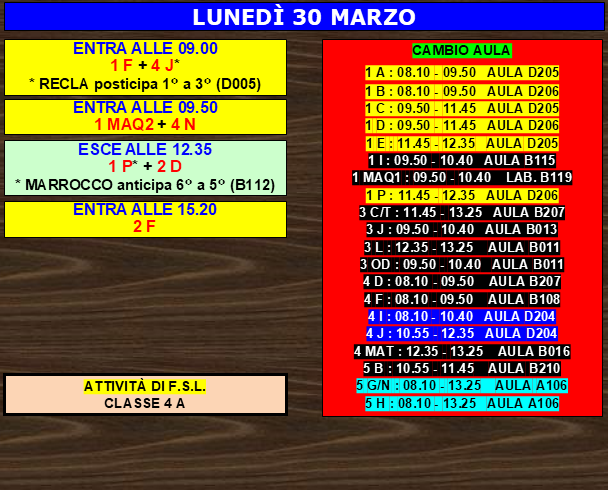
#> input picture helper/OCR/img-test.png, 608 x 490 px
$ python diagnosi_colori.py
#> lines starting #> are read from the running program, lines starting #| are printed output that depends on the picture; after the words box and inside, x2 and y2 are one past the last pixel; in counts of white or black regions, pixels touching at a corner belong together
"""
diagnosi_colori.py
------------------
Analizza i colori reali dell'immagine e mostra i valori HSV
per calibrare i range in orario_scolastico_ocr.py
"""

import cv2
import numpy as np
import sys

pytesseract_path = r"C:\Users\matti\AppData\Local\Programs\Tesseract-OCR\tesseract.exe"

def sample_hsv(img_path: str):
#> called with img_path = 'img-test.png'
    img = cv2.imread(img_path)
#> img is the input picture: shape (490, 608, 3); mean B, G, R 56.5, 87.7, 127
    if img is None:
        print(f"ERRORE: impossibile aprire {img_path}")
        return

    hsv = cv2.cvtColor(img, cv2.COLOR_BGR2HSV)
#> hsv: shape (490, 608, 3); mean H, S, V 24.7, 160.8, 152
    h, w = img.shape[:2]
#> h = 490; w = 608
    print(f"\nImmagine: {img_path}  →  {w}x{h} pixel")
#| Immagine: img-test.png  →  608x490 pixel
    print("=" * 60)

    # Campiona una griglia 10x10 di punti e mostra i valori HSV unici
    print("\n[1] CAMPIONAMENTO A GRIGLIA (H, S, V) per area:")
    regions = {
        "TITOLO (riga top)":    (0,    0,    w,    h//8),
        "SINISTRA (blocchi)":   (0,    h//8, w//2, h),
        "DESTRA (cambi aula)":  (w//2, h//8, w,    h),
        "BASSO-SX (FSL)":       (0,    h*3//4, w//2, h),
    }

    for name, (x1, y1, x2, y2) in regions.items():
        region_bgr = img[y1:y2, x1:x2]
        region_hsv = hsv[y1:y2, x1:x2]
        # Calcola il colore medio della regione (escludendo pixel molto scuri = bordi/legno)
        mask = region_hsv[:,:,2] > 30  # esclude pixel quasi neri
        if mask.sum() == 0:
            continue
        h_vals = region_hsv[:,:,0][mask]
        s_vals = region_hsv[:,:,1][mask]
        v_vals = region_hsv[:,:,2][mask]
        print(f"\n  {name}:")
        print(f"    H: min={h_vals.min():3d}  max={h_vals.max():3d}  mean={h_vals.mean():.0f}")
        print(f"    S: min={s_vals.min():3d}  max={s_vals.max():3d}  mean={s_vals.mean():.0f}")
        print(f"    V: min={v_vals.min():3d}  max={v_vals.max():3d}  mean={v_vals.mean():.0f}")
#> this loop made 4 passes
#|     H: min=  0  max=120  mean=63
#|     S: min=  0  max=255  mean=216
#|     V: min= 34  max=255  mean=213
#|     H: min=  0  max=120  mean=24
#|     S: min= 10  max=255  mean=149
#|     V: min= 34  max=255  mean=143
#|     H: min=  0  max=179  mean=19
#|     S: min=  0  max=255  mean=196
#|     V: min= 32  max=255  mean=184
#|     H: min=  9  max= 30  mean=14
#> (further printed lines are left out)
#> pass 1, in sample_hsv, `region_bgr = img[y1:y2, x1:x2]`:
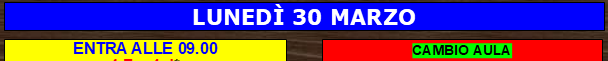
#> region_bgr: shape (61, 608, 3); mean B, G, R 122, 63.6, 90.3
#> pass 1, in sample_hsv, `mask = region_hsv[:,:,2] > 30`:
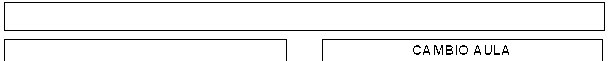
#> mask: shape (61, 608) bool; 94.1% white; black in thin lines or dots
#> pass 2, in sample_hsv, `region_bgr = img[y1:y2, x1:x2]`:
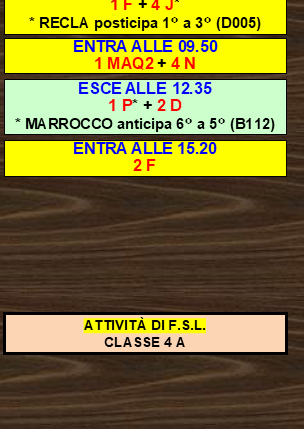
#> region_bgr: shape (429, 304, 3); mean B, G, R 53.7, 118.8, 128.1

    # Campiona pixel specifici su colori attesi
    print("\n[2] PIXEL SPECIFICI (clicca coordinate visivamente):")
    sample_points = {
        "Titolo (centro top)":      (w//2,  h//16),
        "Blocco giallo (centro)":   (w//4,  h//5),
        "Blocco verde (uscita)":    (w//4,  h//2),
        "Blocco rosso (dx)":        (w*3//4, h//3),
        "Blocco FSL (beige)":       (w//4,  h*7//8),
    }
    for name, (px, py) in sample_points.items():
        px = max(0, min(px, w-1))
        py = max(0, min(py, h-1))
        b, g, r = img[py, px]
        hh, ss, vv = hsv[py, px]
        print(f"  {name:35s}  BGR=({b:3d},{g:3d},{r:3d})  HSV=({hh:3d},{ss:3d},{vv:3d})")
#> this loop made 5 passes
#> (b, g, r, hh, ss, vv) on passes 1 to 5: (0, 0, 0, 0, 0, 0), (28, 42, 54, 16, 123, 54), (23, 37, 54, 14, 146, 54), (207, 207, 207, 0, 0, 207), (31, 43, 55, 15, 111, 55)
#|   Titolo (centro top)                  BGR=(  0,  0,  0)  HSV=(  0,  0,  0)
#|   Blocco giallo (centro)               BGR=( 28, 42, 54)  HSV=( 16,123, 54)
#|   Blocco verde (uscita)                BGR=( 23, 37, 54)  HSV=( 14,146, 54)
#|   Blocco rosso (dx)                    BGR=(207,207,207)  HSV=(  0,  0,207)
#|   Blocco FSL (beige)                   BGR=( 31, 43, 55)  HSV=( 15,111, 55)

    # Genera automaticamente i range consigliati per ogni colore cercato
    print("\n[3] RANGE HSV CONSIGLIATI (±15 H, ±60 S/V dal campione):")
    auto_ranges = {}
    for name, (px, py) in sample_points.items():
        px = max(0, min(px, w-1))
        py = max(0, min(py, h-1))
        hh, ss, vv = hsv[py, px]
        lo = (max(0, hh-15), max(0, ss-80), max(0, vv-80))
        hi = (min(180, hh+15), 255, 255)
        print(f"  {name:35s}  lo={lo}  hi={hi}")
        auto_ranges[name] = (lo, hi)
#> this loop made 5 passes
#> (hh, ss, vv, lo, hi) on passes 2 to 5: (16, 123, 54, (1, 43, 0), (31, 255, 255)), (14, 146, 54, (0, 66, 0), (29, 255, 255)), (0, 0, 207, (0, 0, 127), (15, 255, 255)), (15, 111, 55, (0, 31, 0), (30, 255, 255))
#> (hh, ss, vv, hi) on pass 1: (0, 0, 0, (15, 255, 255))
#|   Titolo (centro top)                  lo=(0, 0, 0)  hi=(15, 255, 255)
#|   Blocco giallo (centro)               lo=(1, 43, 0)  hi=(31, 255, 255)
#|   Blocco verde (uscita)                lo=(0, 66, 0)  hi=(29, 255, 255)
#|   Blocco rosso (dx)                    lo=(0, 0, 127)  hi=(15, 255, 255)
#|   Blocco FSL (beige)                   lo=(0, 31, 0)  hi=(30, 255, 255)
#> after the loop, auto_ranges = 5 items

    # Salva immagine annotata con i punti campionati
    debug_img = img.copy()
    for name, (px, py) in sample_points.items():
        px = max(0, min(px, w-1))
        py = max(0, min(py, h-1))
        cv2.circle(debug_img, (px, py), 8, (0, 255, 0), 2)
        cv2.putText(debug_img, name[:10], (px+10, py),
                    cv2.FONT_HERSHEY_SIMPLEX, 0.4, (0,255,0), 1)
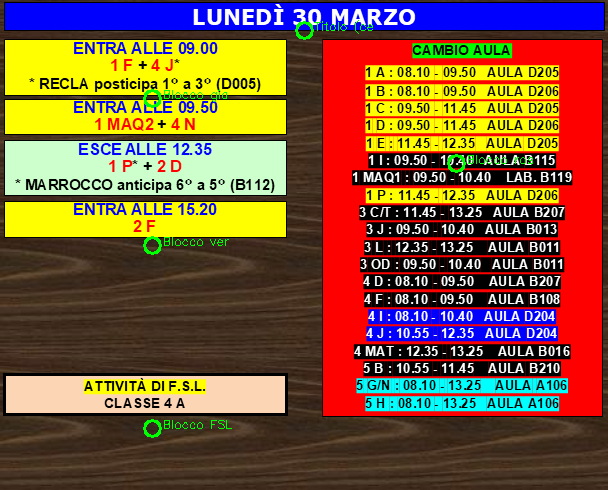
#> debug_img: shape (490, 608, 3); 0.5% of pixels changed, all inside (x1, y1, x2, y2) = (143, 20, 533, 438)
    out = img_path.replace(".png", "_debug_hsv.png").replace(".jpg", "_debug_hsv.jpg")
    cv2.imwrite(out, debug_img)
    print(f"\n[OK] Immagine annotata salvata: {out}")

    # Mostra le maschere per ogni colore
    print("\n[4] TEST MASCHERE — pixel trovati per colore:")
    test_ranges = {
        "giallo":  [(np.array([15, 80, 80]),  np.array([40, 255, 255]))],
        "verde":   [(np.array([35, 50, 50]),  np.array([90, 255, 255]))],
        "rosso":   [(np.array([0,  80, 80]),  np.array([15, 255, 255])),
                    (np.array([160,80, 80]),  np.array([180,255, 255]))],
        "celeste": [(np.array([85, 80, 80]),  np.array([135,255, 255]))],
        "arancio": [(np.array([8,  80, 80]),  np.array([22, 255, 255]))],
        "beige":   [(np.array([15, 10, 180]), np.array([40, 80,  255]))],
    }
    for cname, ranges in test_ranges.items():
        mask = np.zeros(hsv.shape[:2], dtype=np.uint8)
        for lo, hi in ranges:
            mask |= cv2.inRange(hsv, lo, hi)
        pct = mask.sum() / (h * w * 255) * 100
        print(f"  {cname:10s}: {mask.sum()//255:6d} pixel  ({pct:.1f}% immagine)")
        # Salva maschera
        cv2.imwrite(img_path.replace(".png", f"_mask_{cname}.png"), mask)
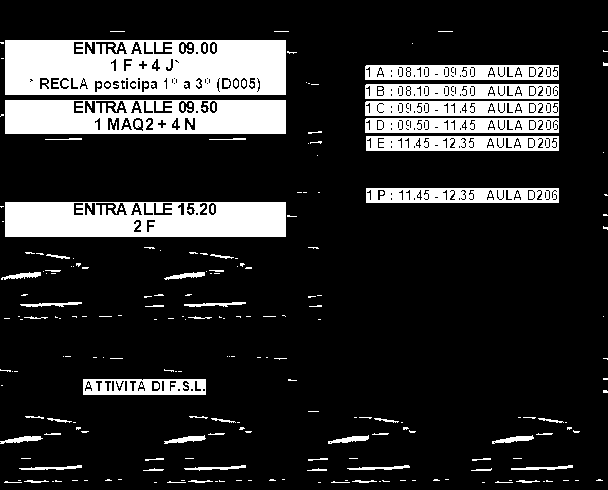
#> mask: shape (490, 608); 17.5% white; 237 white regions (170 under 20 px), largest, box (x1, y1, x2, y2) and area: (5, 40, 286, 95) 13518, (5, 202, 286, 237) 8969, (5, 100, 286, 134) 8251

    print("\nFine diagnosi. Controlla i valori HSV sopra e aggiorna COLOR_RANGES nel codice principale.")


if __name__ == "__main__":
    path = sys.argv[1] if len(sys.argv) > 1 else "img-test.png"
#> (the run stopped early here; a loop or call above may not have finished)

$ run again, with helper/OCR/test_images/img1.jpg saved as helper/OCR/img-test.png
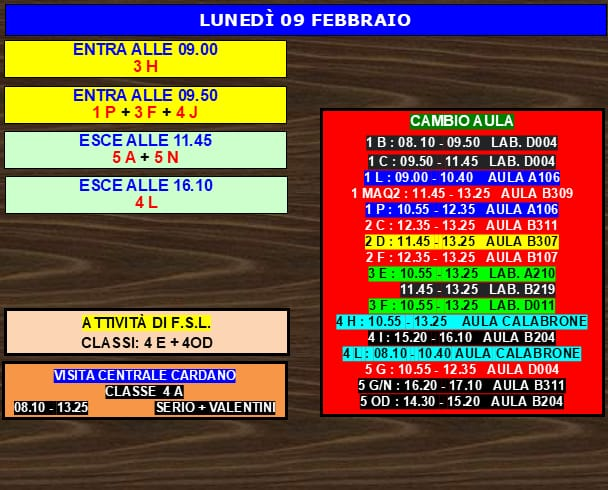
#> input picture helper/OCR/test_images/img1.jpg, 608 x 490 px
#> in sample_hsv, img is the input picture: shape (490, 608, 3); mean B, G, R 71.1, 84.6, 118.7
#> hsv: shape (490, 608, 3); mean H, S, V 36.7, 164.8, 148.3
#| Immagine: img-test.png  →  608x490 pixel
#> the loop in sample_hsv, `for name, (x1, y1, x2, y2) in regions.items():` made 4 passes
#|     H: min=  0  max=179  mean=77
#|     S: min=  0  max=255  mean=199
#|     V: min= 31  max=255  mean=178
#|     H: min=  0  max=179  mean=28
#|     S: min=  0  max=255  mean=132
#|     V: min= 31  max=255  mean=149
#> (further printed lines are left out)
#> the loop in sample_hsv, `for name, (px, py) in sample_points.items():` made 5 passes
#> (b, g, r, hh, ss, vv) on passes 1 to 5: (254, 1, 0, 120, 255, 254), (69, 224, 227, 29, 177, 227), (23, 37, 55, 13, 148, 55), (239, 235, 234, 114, 5, 239), (30, 39, 52, 12, 108, 52)
#> (printed output is left out)
#> the loop in sample_hsv, `for name, (px, py) in sample_points.items():` made 5 passes
#> (hh, ss, vv, lo, hi) on passes 1 to 5: (120, 255, 254, (105, 175, 174), (135, 255, 255)), (29, 177, 227, (14, 97, 147), (44, 255, 255)), (13, 148, 55, (0, 68, 0), (28, 255, 255)), (114, 5, 239, (99, 0, 159), (129, 255, 255)), (12, 108, 52, (0, 28, 0), (27, 255, 255))
#> (printed output is left out)
#> after the loop in sample_hsv, `for name, (px, py) in sample_points.items():`: auto_ranges = 5 items
#> after the loop in sample_hsv, `for name, (px, py) in sample_points.items():`:
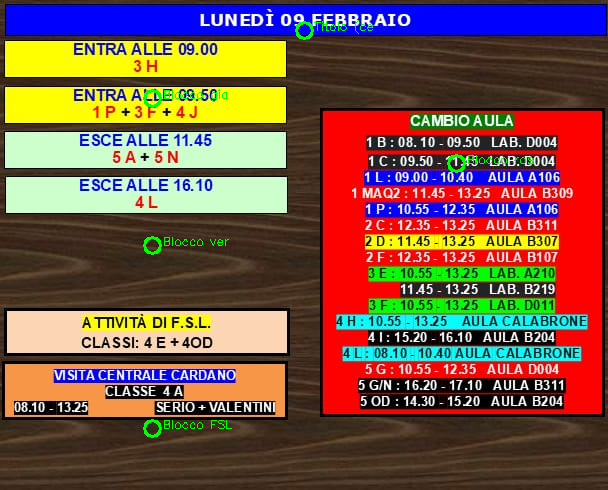
#> debug_img: shape (490, 608, 3); 0.5% of pixels changed, all inside (x1, y1, x2, y2) = (143, 20, 533, 438)
#> after the loop in sample_hsv, `for cname, ranges in test_ranges.items():`:
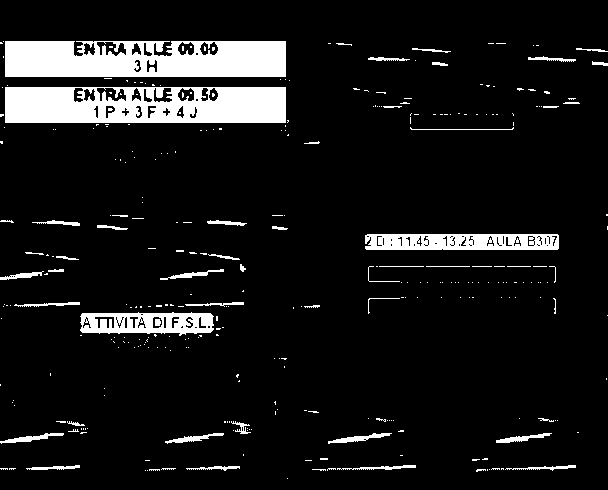
#> mask: shape (490, 608); 9.4% white; 321 white regions (268 under 20 px), largest, box (x1, y1, x2, y2) and area: (5, 41, 286, 77) 9043, (5, 87, 286, 123) 8857, (365, 234, 559, 250) 2730

$ run again, with helper/OCR/test_images/img10.jpg saved as helper/OCR/img-test.png
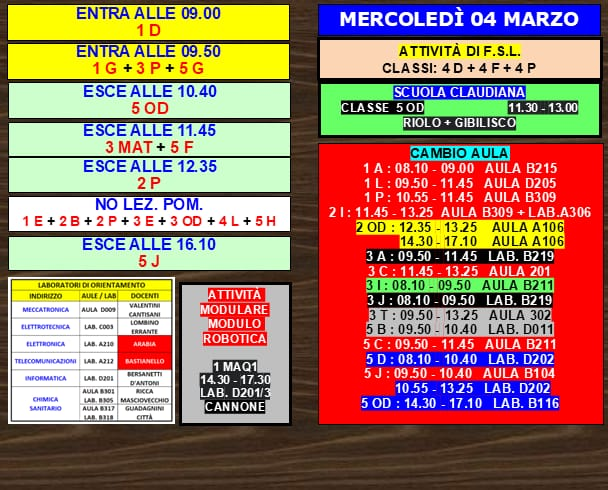
#> input picture helper/OCR/test_images/img10.jpg, 608 x 490 px
#> in sample_hsv, img is the input picture: shape (490, 608, 3); mean B, G, R 98.3, 120.1, 156.4
#> hsv: shape (490, 608, 3); mean H, S, V 43.1, 140.2, 180.7
#| Immagine: img-test.png  →  608x490 pixel
#> the loop in sample_hsv, `for name, (x1, y1, x2, y2) in regions.items():` made 4 passes
#|     H: min=  0  max=179  mean=54
#|     S: min=  0  max=255  mean=184
#|     V: min= 31  max=255  mean=206
#|     H: min=  0  max=179  mean=46
#|     S: min=  0  max=255  mean=84
#|     V: min= 31  max=255  mean=187
#> (further printed lines are left out)
#> the loop in sample_hsv, `for name, (px, py) in sample_points.items():` made 5 passes
#> (b, g, r, hh, ss, vv) on passes 1 to 5: (24, 38, 57, 13, 148, 57), (222, 254, 199, 73, 55, 254), (206, 41, 24, 117, 225, 206), (0, 3, 252, 0, 255, 252), (28, 39, 53, 13, 120, 53)
#> (printed output is left out)
#> the loop in sample_hsv, `for name, (px, py) in sample_points.items():` made 5 passes
#> (hh, ss, vv, lo, hi) on passes 1 to 5: (13, 148, 57, (0, 68, 0), (28, 255, 255)), (73, 55, 254, (58, 0, 174), (88, 255, 255)), (117, 225, 206, (102, 145, 126), (132, 255, 255)), (0, 255, 252, (0, 175, 172), (15, 255, 255)), (13, 120, 53, (0, 40, 0), (28, 255, 255))
#> (printed output is left out)
#> after the loop in sample_hsv, `for name, (px, py) in sample_points.items():`: auto_ranges = 5 items
#> after the loop in sample_hsv, `for name, (px, py) in sample_points.items():`:
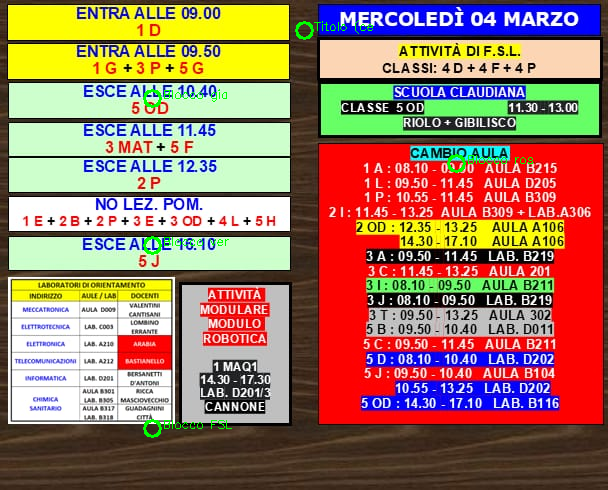
#> debug_img: shape (490, 608, 3); 0.5% of pixels changed, all inside (x1, y1, x2, y2) = (143, 20, 533, 438)
#> after the loop in sample_hsv, `for cname, ranges in test_ranges.items():`:
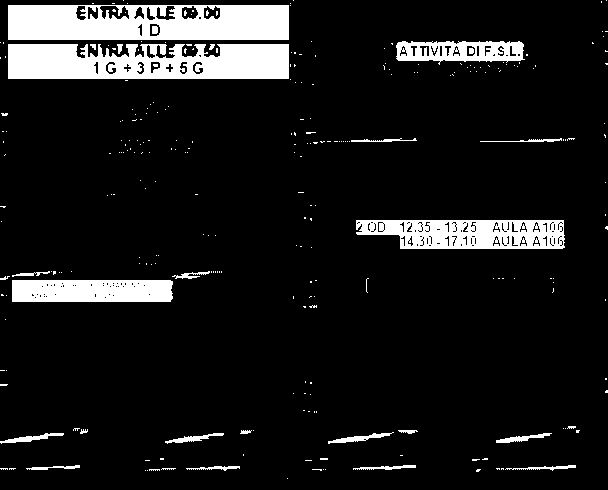
#> mask: shape (490, 608); 10.2% white; 273 white regions (245 under 20 px), largest, box (x1, y1, x2, y2) and area: (8, 5, 289, 40) 8721, (8, 44, 289, 79) 8398, (356, 220, 565, 249) 4736
